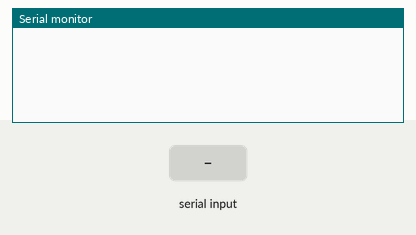
This sketch was run on a simulated Arduino Uno, built with avr-gcc and run on an emulated ATmega328P. Parts: the last lines printed to the serial monitor. The test bench sets the inputs (shaded band).

Above: at 1.2 s.
1.3 s: "a\n" received over Serial
At 1.7 s:
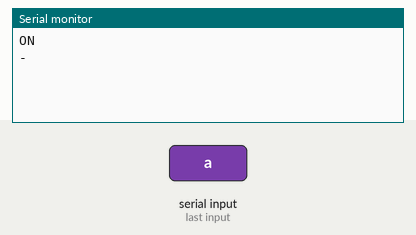
2.8 s: byte 115 ('s') received over Serial
At 3.9 s:
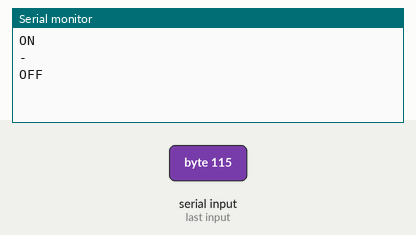
4.3 s: byte 120 ('x') received over Serial
At 5.1 s:
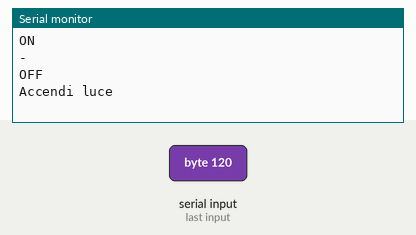
5.8 s: "1\n" received over Serial
At 6.4 s:
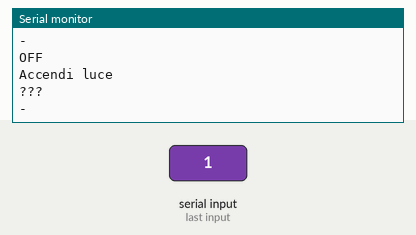

Measured:
- after the input at 1.3 s, the serial monitor: prints a new line at once (image 1)
- after the input at 2.8 s, the serial monitor: prints a new line at once (image 2)
- after the input at 4.3 s, the serial monitor: prints a new line at once (image 3)
- after the input at 5.8 s, the serial monitor: prints a new line at once (image 4)

The sketch:

A010-switch.ino
```cpp
void setup() {
  Serial.begin(9600);
}

void loop() {
  if (Serial.available()) {
    char c = Serial.read();
    switch (c) {
      case 'a':
        Serial.println("ON");
        break;
      case 's':
        Serial.println("OFF");
        break;
      case 'x':
        Serial.println("Accendi luce");
        break;
      case '\n':
      case '\r':
        Serial.println("-");
        break;
      default:
        Serial.println("???");
    }
  }
}
```
